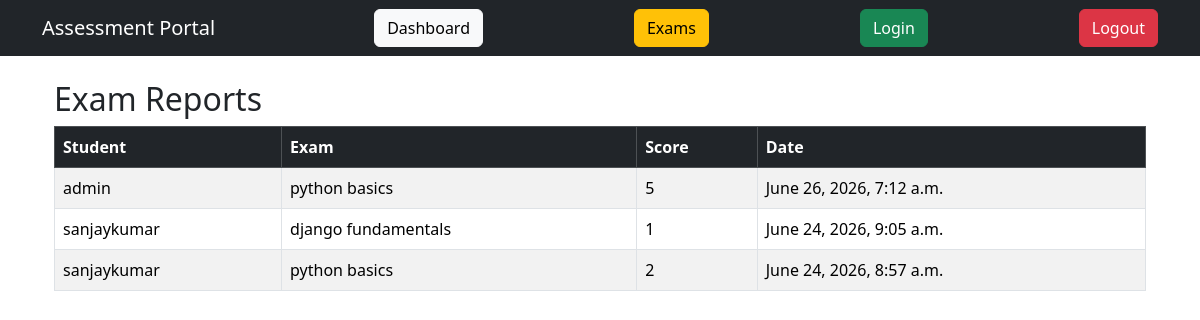
/exams/reports/, run on the app's committed database.
### exams/models.py (models this page shows, shortened)
class Result(models.Model):
    student = models.ForeignKey(
        User,
        on_delete=models.CASCADE
    )
    exam = models.ForeignKey(
        Exam,
        on_delete=models.CASCADE
    )
    score = models.IntegerField()
    created_at = models.DateTimeField(
        auto_now_add=True
    )

class Exam(models.Model):
    title = models.CharField(max_length=100)
    category = models.ForeignKey(
        Category,
        on_delete=models.CASCADE
    )
    duration = models.IntegerField()
    participants = models.ManyToManyField(
        User,
        blank=True
    )

### exams/views.py (the view)
# urls.py: path('reports/', report_list, name='reports'),
def report_list(request):
    results = Result.objects.all().order_by('-created_at')
    return render(request, 'report_list.html', {
        'results': results
    })

### templates/report_list.html
{% extends 'base.html' %}
{% block content %}
<div class="container mt-4">
    <h2>Exam Reports</h2>
    <table class="table table-bordered table-striped">
        <thead class="table-dark">
            <tr>
                <th>Student</th>
                <th>Exam</th>
                <th>Score</th>
                <th>Date</th>
            </tr>
        </thead>
        <tbody>
            {% for result in results %}
            <tr>
                <td>{{ result.student.username }}</td>
                <td>{{ result.exam.title }}</td>
                <td>{{ result.score }}</td>
                <td>{{ result.created_at }}</td>
            </tr>
            {% endfor %}
        </tbody>
    </table>
</div>
{% endblock %}

### data on the page
Result: student.username "admin", exam "python basics", score "5", created_at "June 26, 2026, 7:12 a.m."
Result: student.username "sanjaykumar", exam "django fundamentals", score "1", created_at "June 24, 2026, 9:05 a.m."
Result: student.username "sanjaykumar", exam "python basics", score "2", created_at "June 24, 2026, 8:57 a.m."
